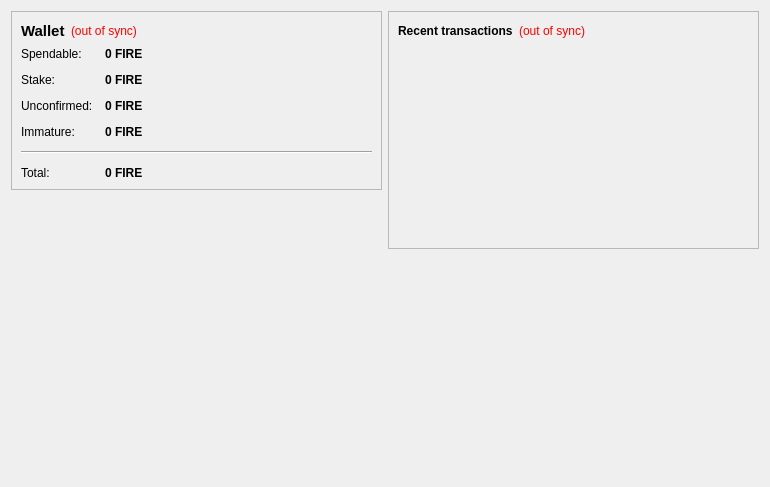
<?xml version="1.0" encoding="UTF-8"?>
<ui version="4.0">
 <class>OverviewPage</class>
 <widget class="QWidget" name="OverviewPage">
  <property name="geometry">
   <rect>
    <x>0</x>
    <y>0</y>
    <width>770</width>
    <height>487</height>
   </rect>
  </property>
  <property name="windowTitle">
   <string>Form</string>
  </property>
  <layout class="QHBoxLayout" name="horizontalLayout" stretch="1,1">
   <item>
    <layout class="QVBoxLayout" name="verticalLayout_2">
     <item>
      <widget class="QFrame" name="frame">
       <property name="frameShape">
        <enum>QFrame::StyledPanel</enum>
       </property>
       <property name="frameShadow">
        <enum>QFrame::Raised</enum>
       </property>
       <layout class="QVBoxLayout" name="verticalLayout_4">
        <item>
         <layout class="QHBoxLayout" name="horizontalLayout_4">
          <item>
           <widget class="QLabel" name="label_5">
            <property name="font">
             <font>
              <pointsize>11</pointsize>
              <weight>75</weight>
              <bold>true</bold>
             </font>
            </property>
            <property name="text">
             <string>Wallet</string>
            </property>
           </widget>
          </item>
          <item>
           <widget class="QLabel" name="labelWalletStatus">
            <property name="toolTip">
             <string>The displayed information may be out of date. Your wallet automatically synchronizes with the SailboatCoin network after a connection is established, but this process has not completed yet.</string>
            </property>
            <property name="styleSheet">
             <string notr="true">QLabel { color: red; }</string>
            </property>
            <property name="text">
             <string notr="true">(out of sync)</string>
            </property>
            <property name="alignment">
             <set>Qt::AlignLeading|Qt::AlignLeft|Qt::AlignVCenter</set>
            </property>
           </widget>
          </item>
          <item>
           <spacer name="horizontalSpacer_2">
            <property name="orientation">
             <enum>Qt::Horizontal</enum>
            </property>
            <property name="sizeHint" stdset="0">
             <size>
              <width>40</width>
              <height>20</height>
             </size>
            </property>
           </spacer>
          </item>
         </layout>
        </item>
        <item>
         <layout class="QFormLayout" name="formLayout_2">
          <property name="fieldGrowthPolicy">
           <enum>QFormLayout::AllNonFixedFieldsGrow</enum>
          </property>
          <property name="horizontalSpacing">
           <number>12</number>
          </property>
          <property name="verticalSpacing">
           <number>12</number>
          </property>
          <item row="0" column="0">
           <widget class="QLabel" name="label">
            <property name="text">
             <string>Spendable:</string>
            </property>
           </widget>
          </item>
          <item row="0" column="1">
           <widget class="QLabel" name="labelBalance">
            <property name="font">
             <font>
              <weight>75</weight>
              <bold>true</bold>
             </font>
            </property>
            <property name="cursor">
             <cursorShape>IBeamCursor</cursorShape>
            </property>
            <property name="toolTip">
             <string>Your current spendable balance</string>
            </property>
            <property name="text">
             <string notr="true">0 FIRE</string>
            </property>
            <property name="textInteractionFlags">
             <set>Qt::LinksAccessibleByMouse|Qt::TextSelectableByKeyboard|Qt::TextSelectableByMouse</set>
            </property>
           </widget>
          </item>
          <item row="1" column="0">
           <widget class="QLabel" name="label_6">
            <property name="text">
             <string>Stake:</string>
            </property>
           </widget>
          </item>
          <item row="1" column="1">
           <widget class="QLabel" name="labelStake">
            <property name="font">
             <font>
              <weight>75</weight>
              <bold>true</bold>
             </font>
            </property>
            <property name="cursor">
             <cursorShape>IBeamCursor</cursorShape>
            </property>
            <property name="toolTip">
             <string>Total of coins that was staked, and do not yet count toward the current balance</string>
            </property>
            <property name="text">
             <string notr="true">0 FIRE</string>
            </property>
            <property name="textInteractionFlags">
             <set>Qt::LinksAccessibleByMouse|Qt::TextSelectableByKeyboard|Qt::TextSelectableByMouse</set>
            </property>
           </widget>
          </item>
          <item row="2" column="0">
           <widget class="QLabel" name="label_3">
            <property name="text">
             <string>Unconfirmed:</string>
            </property>
           </widget>
          </item>
          <item row="2" column="1">
           <widget class="QLabel" name="labelUnconfirmed">
            <property name="font">
             <font>
              <weight>75</weight>
              <bold>true</bold>
             </font>
            </property>
            <property name="cursor">
             <cursorShape>IBeamCursor</cursorShape>
            </property>
            <property name="toolTip">
             <string>Total of transactions that have yet to be confirmed, and do not yet count toward the current balance</string>
            </property>
            <property name="text">
             <string notr="true">0 FIRE</string>
            </property>
            <property name="textInteractionFlags">
             <set>Qt::LinksAccessibleByMouse|Qt::TextSelectableByKeyboard|Qt::TextSelectableByMouse</set>
            </property>
           </widget>
          </item>
          <item row="3" column="0">
           <widget class="QLabel" name="labelImmatureText">
            <property name="text">
             <string>Immature:</string>
            </property>
           </widget>
          </item>
          <item row="3" column="1">
           <widget class="QLabel" name="labelImmature">
            <property name="font">
             <font>
              <weight>75</weight>
              <bold>true</bold>
             </font>
            </property>
            <property name="toolTip">
             <string>Mined balance that has not yet matured</string>
            </property>
            <property name="text">
             <string notr="true">0 FIRE</string>
            </property>
            <property name="textInteractionFlags">
             <set>Qt::LinksAccessibleByMouse|Qt::TextSelectableByKeyboard|Qt::TextSelectableByMouse</set>
            </property>
           </widget>
          </item>
          <item row="4" column="0" colspan="2">
           <widget class="Line" name="line">
            <property name="orientation">
             <enum>Qt::Horizontal</enum>
            </property>
           </widget>
          </item>
          <item row="5" column="0">
           <widget class="QLabel" name="labelTotalText">
            <property name="text">
             <string>Total:</string>
            </property>
           </widget>
          </item>
          <item row="5" column="1">
           <widget class="QLabel" name="labelTotal">
            <property name="font">
             <font>
              <weight>75</weight>
              <bold>true</bold>
             </font>
            </property>
            <property name="cursor">
             <cursorShape>IBeamCursor</cursorShape>
            </property>
            <property name="toolTip">
             <string>Your current total balance</string>
            </property>
            <property name="text">
             <string notr="true">0 FIRE</string>
            </property>
            <property name="textInteractionFlags">
             <set>Qt::LinksAccessibleByMouse|Qt::TextSelectableByKeyboard|Qt::TextSelectableByMouse</set>
            </property>
           </widget>
          </item>
         </layout>
        </item>
       </layout>
      </widget>
     </item>
     <item>
      <spacer name="verticalSpacer">
       <property name="orientation">
        <enum>Qt::Vertical</enum>
       </property>
       <property name="sizeHint" stdset="0">
        <size>
         <width>20</width>
         <height>40</height>
        </size>
       </property>
      </spacer>
     </item>
     <item>
      <widget class="QLabel" name="label_2">
       <property name="styleSheet">
        <string notr="true">color: #ededed;</string>
       </property>
       <property name="text">
        <string/>
       </property>
       <property name="pixmap">
        <pixmap resource="../bitcoin.qrc">:/icons/techbg</pixmap>
       </property>
       <property name="scaledContents">
        <bool>false</bool>
       </property>
       <property name="margin">
        <number>0</number>
       </property>
      </widget>
     </item>
    </layout>
   </item>
   <item>
    <layout class="QVBoxLayout" name="verticalLayout_3">
     <item>
      <widget class="QFrame" name="frame_2">
       <property name="frameShape">
        <enum>QFrame::StyledPanel</enum>
       </property>
       <property name="frameShadow">
        <enum>QFrame::Raised</enum>
       </property>
       <layout class="QVBoxLayout" name="verticalLayout">
        <item>
         <layout class="QHBoxLayout" name="horizontalLayout_2">
          <item>
           <widget class="QLabel" name="label_4">
            <property name="text">
             <string>&lt;b&gt;Recent transactions&lt;/b&gt;</string>
            </property>
           </widget>
          </item>
          <item>
           <widget class="QLabel" name="labelTransactionsStatus">
            <property name="toolTip">
             <string>The displayed information may be out of date. Your wallet automatically synchronizes with the SailboatCoin network after a connection is established, but this process has not completed yet.</string>
            </property>
            <property name="styleSheet">
             <string notr="true">QLabel { color: red; }</string>
            </property>
            <property name="text">
             <string notr="true">(out of sync)</string>
            </property>
            <property name="alignment">
             <set>Qt::AlignRight|Qt::AlignTrailing|Qt::AlignVCenter</set>
            </property>
           </widget>
          </item>
          <item>
           <spacer name="horizontalSpacer">
            <property name="orientation">
             <enum>Qt::Horizontal</enum>
            </property>
            <property name="sizeHint" stdset="0">
             <size>
              <width>40</width>
              <height>20</height>
             </size>
            </property>
           </spacer>
          </item>
         </layout>
        </item>
        <item>
         <widget class="QListView" name="listTransactions">
          <property name="styleSheet">
           <string notr="true">QListView { background: transparent; }</string>
          </property>
          <property name="frameShape">
           <enum>QFrame::NoFrame</enum>
          </property>
          <property name="verticalScrollBarPolicy">
           <enum>Qt::ScrollBarAlwaysOff</enum>
          </property>
          <property name="horizontalScrollBarPolicy">
           <enum>Qt::ScrollBarAlwaysOff</enum>
          </property>
          <property name="selectionMode">
           <enum>QAbstractItemView::NoSelection</enum>
          </property>
         </widget>
        </item>
       </layout>
      </widget>
     </item>
     <item>
      <spacer name="verticalSpacer_2">
       <property name="orientation">
        <enum>Qt::Vertical</enum>
       </property>
       <property name="sizeHint" stdset="0">
        <size>
         <width>20</width>
         <height>40</height>
        </size>
       </property>
      </spacer>
     </item>
    </layout>
   </item>
  </layout>
 </widget>
 <resources>
  <include location="../bitcoin.qrc"/>
 </resources>
 <connections/>
</ui>
